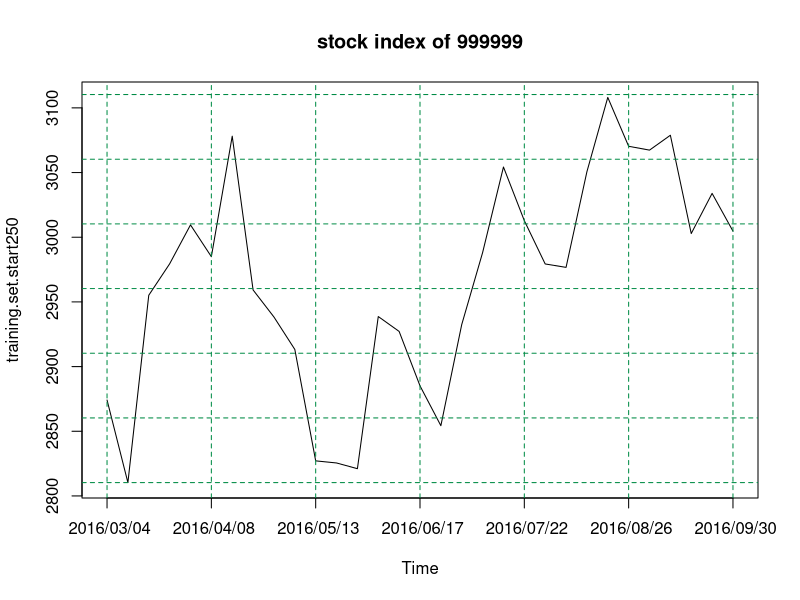
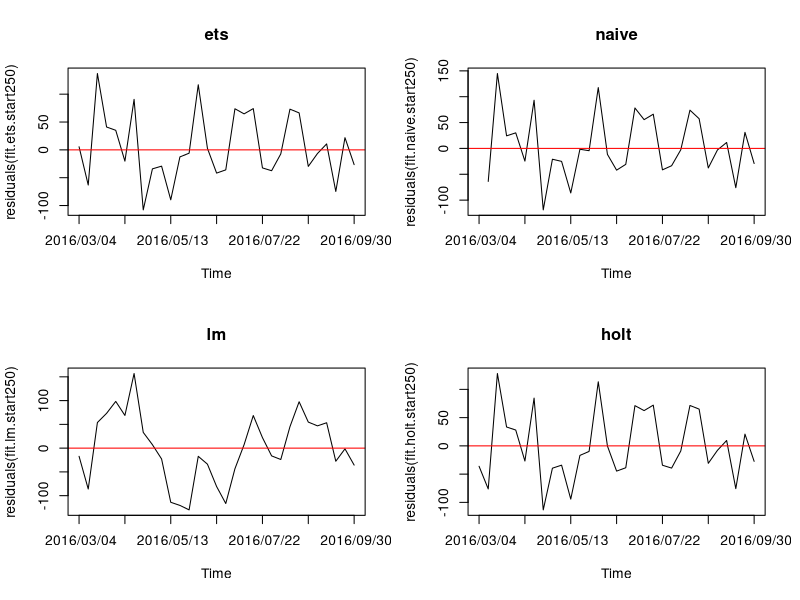
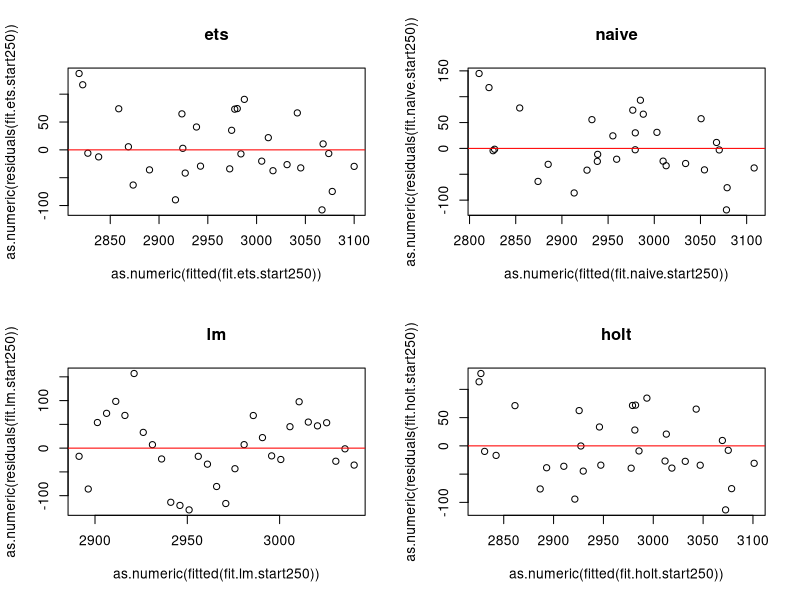
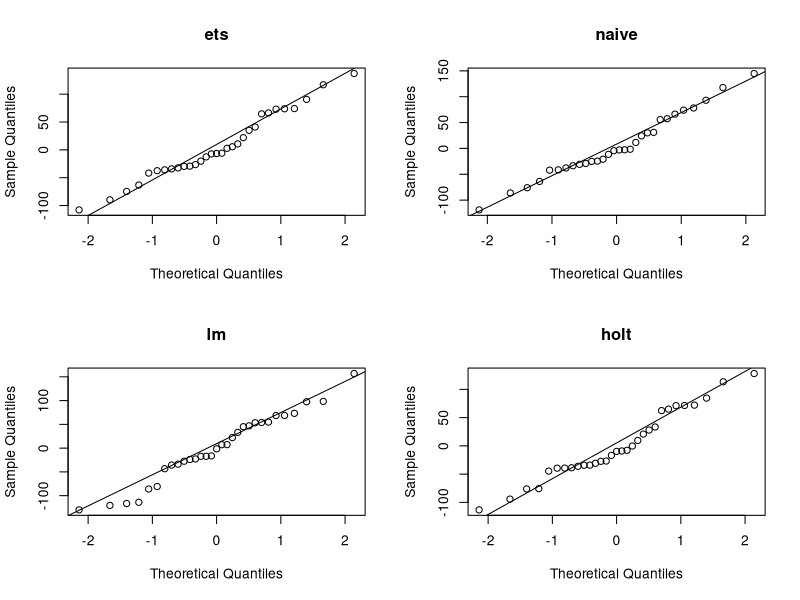
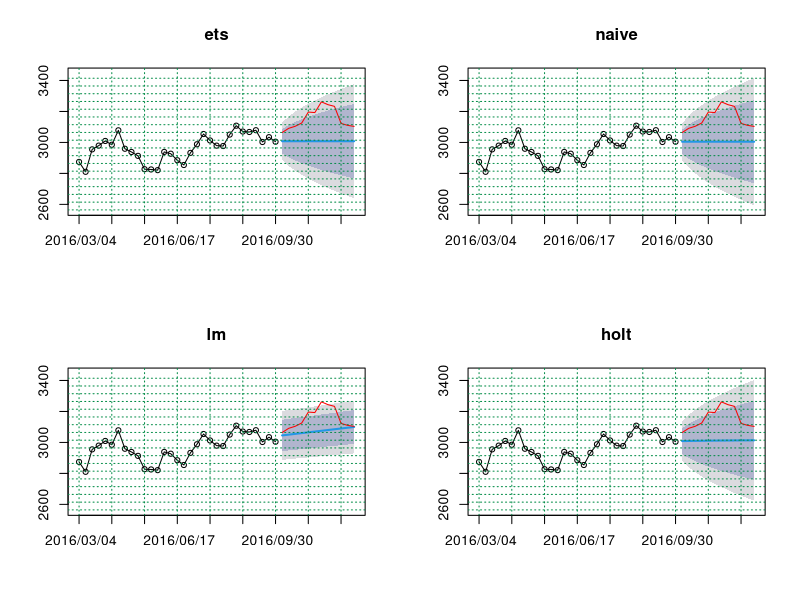
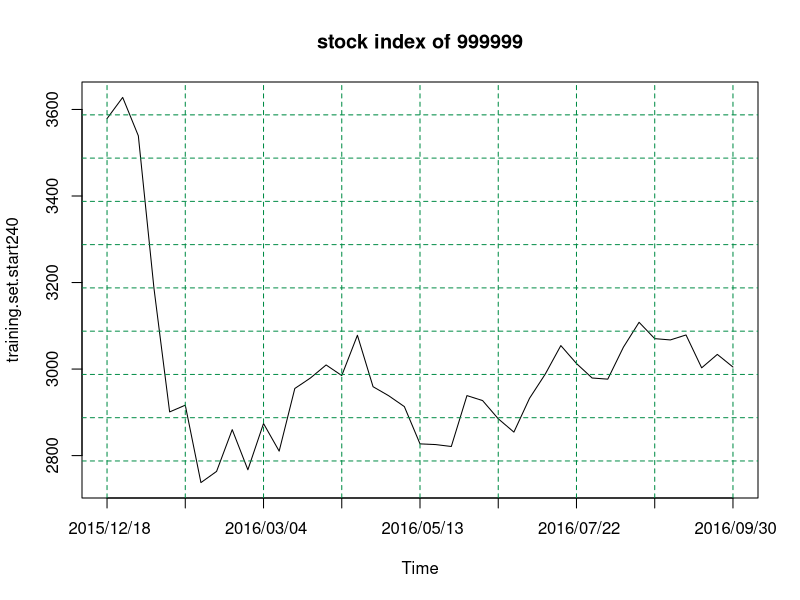
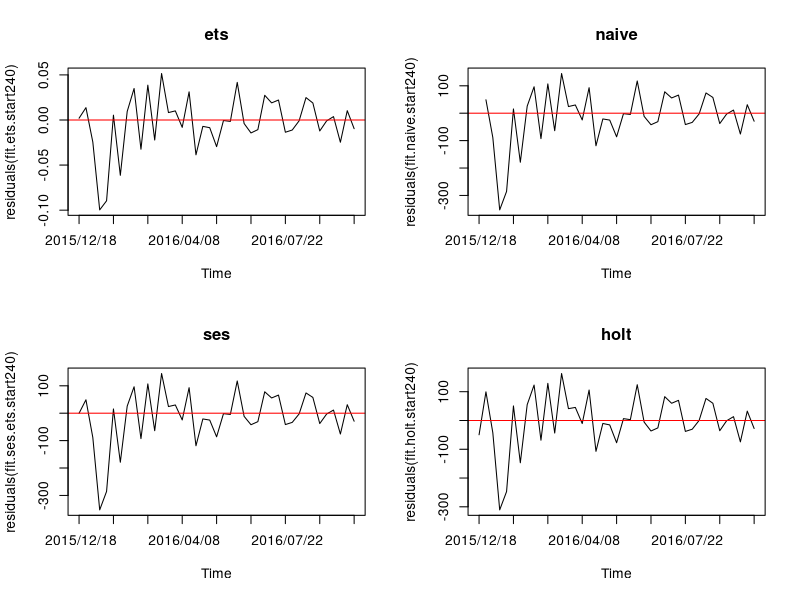
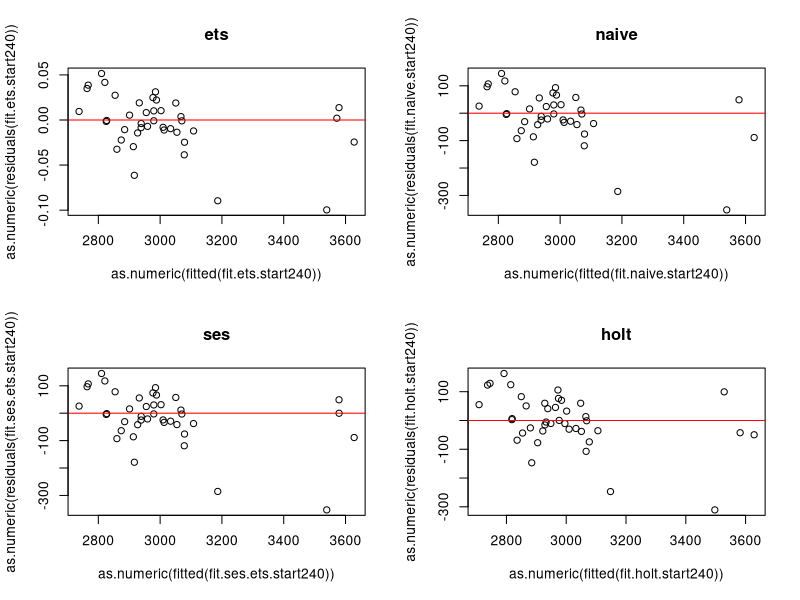

Reproduce these figures in R, in order.
## ---- chunk 1
suppressMessages(library(forecast))
suppressMessages(library(quantmod))
suppressMessages(library(TTR))

setwd("d://MyR//stock//")
original.data <- read.csv("999999.csv")
# View(original.data)
close.price <- as.ts(original.data[,5])

training.set.start250 <- window(close.price, start = 250, end = 280)
test.set <- window(close.price, start = 281)

training.set.start240 <- window(close.price, start = 240, end = 280)
## ---- chunk 2
# dev.off()
par(mfrow = c(1,1))

# plot(training.set.start250)
plot(training.set.start250, axes = FALSE, main = "stock index of 999999")
axis(1, 
     at = seq(tsp(training.set.start250)[1], tsp(training.set.start250)[2], 5), 
     labels = original.data[seq(tsp(training.set.start250)[1], 
                                tsp(training.set.start250)[2], 5), 1])
axis(2)
box()

abline(v = seq(tsp(training.set.start250)[1], tsp(training.set.start250)[2], 5), 
       col = "springgreen4", 
       lty = "dashed",
       lwd = par("lwd"))

abline(h = seq(min(training.set.start250) - 50, 
               max(training.set.start250) + 50, 50), 
       col = "springgreen4", 
       lty = "dashed",
       lwd = par("lwd"))


## ---- chunk 3

### ETS Model
fit.ets.start250 <- ets(training.set.start250)
#summary(fit.ets.start250)

### naive model
fit.naive.start250 <- naive(training.set.start250, h = length(test.set), 
                            level = c(80,95))
# summary(fit.naive.start250)

### ses model
# fit.ses.start250 <- ses(training.set.start250, h = length(test.set),  level = 60)
# summary(fit.ses.start250)

fit.lm.start250 <- forecast(tslm(training.set.start250 ~ trend), 
                            h = length(test.set),  level = c(80,95))


fit.holt.start250 <- holt(training.set.start250, 
                          h = length(test.set),  
                          damped = TRUE,
                          level = c(80,95))
# summary(fit.holt.start250)


## ---- chunk 4
df.training.set.start250 <- rbind(accuracy(fit.ets.start250),
            accuracy(fit.naive.start250),
            # accuracy(fit.ses.start250),
            accuracy(fit.lm.start250),
            accuracy(fit.holt.start250))

row.names(df.training.set.start250) <- c("ets","naive","lm","holt")
print(round(df.training.set.start250, 3))

## ---- chunk 5
# dev.off()
par(mfrow = c(2,2))

plot(residuals(fit.ets.start250), axes = FALSE, main = "ets")
abline(h = 0, col = "red")
axis(1, 
     at = seq(tsp(training.set.start250)[1], tsp(training.set.start250)[2], 5), 
     labels = original.data[seq(tsp(training.set.start250)[1], 
                                tsp(training.set.start250)[2], 5), 1])
axis(2)
box()

plot(residuals(fit.naive.start250), axes = FALSE, main = "naive")
abline(h = 0, col = "red")
axis(1, 
     at = seq(tsp(training.set.start250)[1], tsp(training.set.start250)[2], 5), 
     labels = original.data[seq(tsp(training.set.start250)[1], 
                                tsp(training.set.start250)[2], 5), 1])
axis(2)
box()

# plot(residuals(fit.ses.start250), axes = FALSE, main = "ses")
# abline(h = 0, col = "red")
# axis(1, 
#      at = seq(tsp(training.set.start250)[1], tsp(training.set.start250)[2], 5), 
#      labels = original.data[seq(tsp(training.set.start250)[1], 
#                                 tsp(training.set.start250)[2], 5), 1])
# axis(2)
# box()

plot(residuals(fit.lm.start250), axes = FALSE, main = "lm")
abline(h = 0, col = "red")
axis(1,
     at = seq(tsp(training.set.start250)[1], tsp(training.set.start250)[2], 5),
     labels = original.data[seq(tsp(training.set.start250)[1],
                                tsp(training.set.start250)[2], 5), 1])
axis(2)
box()


plot(residuals(fit.holt.start250), axes = FALSE, main = "holt")
abline(h = 0, col = "red")
axis(1, 
     at = seq(tsp(training.set.start250)[1], tsp(training.set.start250)[2], 5), 
     labels = original.data[seq(tsp(training.set.start250)[1], 
                                tsp(training.set.start250)[2], 5), 1])
axis(2)
box()


## ---- chunk 6
## Because the length of the training set is 30, so upppler limit of lag is 30 / 5

Box.test(residuals(fit.ets.start250), lag=6, fitdf=1)
Box.test(residuals(fit.ets.start250), lag=6, fitdf=1, type = "Lj")

Box.test(residuals(fit.naive.start250), lag=6, fitdf=0)
Box.test(residuals(fit.naive.start250), lag=6, fitdf=0, type = "Lj")

Box.test(residuals(fit.lm.start250), lag=6, fitdf=2)
Box.test(residuals(fit.lm.start250), lag=6, fitdf=2, type = "Lj")

Box.test(residuals(fit.holt.start250), lag=6, fitdf=3)
Box.test(residuals(fit.holt.start250), lag=6, fitdf=3, type = "Lj")

## ---- chunk 7
# dev.off()
par(mfrow = c(2,2))

plot(as.numeric(residuals(fit.ets.start250)) ~ as.numeric(fitted(fit.ets.start250)), 
     main = "ets")
abline(h = 0, col = "red")

plot(as.numeric(residuals(fit.naive.start250)) ~ as.numeric(fitted(fit.naive.start250)), 
     main = "naive")
abline(h = 0, col = "red")

# plot(as.numeric(residuals(fit.ses.start250)) ~ as.numeric(fitted(fit.ses.start250)), 
#      main = "ses")
# abline(h = 0, col = "red")

plot(as.numeric(residuals(fit.lm.start250)) ~ as.numeric(fitted(fit.lm.start250)),
     main = "lm")
abline(h = 0, col = "red")

plot(as.numeric(residuals(fit.holt.start250)) ~ as.numeric(fitted(fit.holt.start250)), 
     main = "holt")
abline(h = 0, col = "red")


## ---- chunk 8
# dev.off()
par(mfrow = c(2,2))

qqnorm(residuals(fit.ets.start250), main = "ets")
qqline(residuals(fit.ets.start250))

qqnorm(as.numeric(residuals(fit.naive.start250)), main = "naive")
qqline(residuals(fit.naive.start250))

# qqnorm(residuals(fit.ses.start250), main = "ses")
# qqline(residuals(fit.ses.start250))

qqnorm(residuals(fit.lm.start250), main = "lm")
qqline(residuals(fit.lm.start250))


qqnorm(residuals(fit.holt.start250), main = "holt")
qqline(residuals(fit.holt.start250))


## ---- chunk 9


df.test.set.start250 <- rbind(accuracy(forecast(fit.ets.start250, 
                                                h = length(test.set)), 
                                       test.set)[2,],
                              
            accuracy(fit.naive.start250, test.set)[2,],
            # accuracy(fit.ses.start250, test.set)[2,],
            
            accuracy(fit.lm.start250, test.set)[2,],
            accuracy(fit.holt.start250, test.set)[2,])

row.names(df.test.set.start250) <- c("ets","naive","lm","holt")
print(round(df.test.set.start250, 3))



## ---- chunk 10
# dev.off()

par(mfrow = c(2,2))


fc.ets.start250 <- forecast(fit.ets.start250, h = length(test.set), 
                            level = c(80,95))

ylim.upper <- max(c(test.set,
                    fc.ets.start250$upper, 
                    fc.ets.start250$x,
                    fit.naive.start250$upper,
                    fit.lm.start250$upper,
                    fit.holt.start250$upper)) + 30

ylim.lower <- min(c(test.set,
                    fc.ets.start250$lower, 
                    fc.ets.start250$x,
                    fit.naive.start250$lower,
                    fit.lm.start250$lower,
                    fit.holt.start250$lower)) - 30

###the 1st figure
plot(fc.ets.start250, ylim = c(ylim.lower, ylim.upper),
     type = "o", plot.conf = TRUE, shaded = TRUE, pi.col = "purple",
     axes = FALSE, main = "ets")
lines(test.set, col = "red")

axis(1, at = seq(tsp(training.set.start250)[1], tsp(close.price)[2], 5), 
     labels = original.data[seq(tsp(training.set.start250)[1], tsp(close.price)[2], 5), 1])
axis(2)
box()

abline(v = seq(tsp(training.set.start250)[1], tsp(close.price)[2], 5), 
       col = "springgreen4", 
       lty = "dotted",
       lwd = par("lwd"))

abline(h = seq(ylim.lower, ylim.upper, 50), 
       col = "springgreen4", 
       lty = "dotted",
       lwd = par("lwd"))

###the 2nd figure
plot(fit.naive.start250,  ylim = c(ylim.lower, ylim.upper),
     type = "o", plot.conf = TRUE, shaded = TRUE, pi.col = "purple",
     axes = FALSE,   main = "naive")

lines(test.set, col = "red")

axis(1, at = seq(tsp(training.set.start250)[1], tsp(close.price)[2], 5), 
     labels = original.data[seq(tsp(training.set.start250)[1], tsp(close.price)[2], 5), 1])
axis(2)
box()

abline(v = seq(tsp(training.set.start250)[1], tsp(close.price)[2], 5), 
       col = "springgreen4", 
       lty = "dotted",
       lwd = par("lwd"))

abline(h = seq(ylim.lower, ylim.upper, 50), 
       col = "springgreen4", 
       lty = "dotted",
       lwd = par("lwd"))

###the 3rd figure
# plot(fit.ses.start250, ylim = c(ylim.lower, ylim.upper),
#      type = "o", plot.conf = TRUE, shaded = FALSE, pi.col = "purple",
#      axes = FALSE,main = "ses")

plot(fit.lm.start250, ylim = c(ylim.lower, ylim.upper),
     type = "o", plot.conf = TRUE, shaded = TRUE, pi.col = "purple",
     axes = FALSE,main = "lm")

lines(test.set, col = "red")

axis(1, at = seq(tsp(training.set.start250)[1], tsp(close.price)[2], 5), 
     labels = original.data[seq(250, tsp(close.price)[2], 5), 1])
axis(2)
box()

abline(v = seq(tsp(training.set.start250)[1], tsp(close.price)[2], 5), 
       col = "springgreen4", 
       lty = "dotted",
       lwd = par("lwd"))

abline(h = seq(ylim.lower, ylim.upper, 50), 
       col = "springgreen4", 
       lty = "dotted",
       lwd = par("lwd"))

###the 4th figure
plot(fit.holt.start250, ylim = c(ylim.lower, ylim.upper),
     type = "o", plot.conf = TRUE, shaded = TRUE, pi.col = "purple",
     axes = FALSE,  main = "holt")

lines(test.set, col = "red")

axis(1, at = seq(tsp(training.set.start250)[1], tsp(close.price)[2], 5), 
     labels = original.data[seq(250, tsp(close.price)[2], 5), 1])
axis(2)
box()

abline(v = seq(tsp(training.set.start250)[1], tsp(close.price)[2], 5), 
       col = "springgreen4", 
       lty = "dotted",
       lwd = par("lwd"))

abline(h = seq(ylim.lower, ylim.upper, 50), 
       col = "springgreen4", 
       lty = "dotted",
       lwd = par("lwd"))

## ---- chunk 11
# dev.off()
par(mfrow = c(1,1))


# plot(training.set.start250)
plot(training.set.start240, axes = FALSE, main = "stock index of 999999")
axis(1, at = seq(tsp(training.set.start240)[1], tsp(training.set.start240)[2], 5), 
     labels = original.data[seq(tsp(training.set.start240)[1], tsp(training.set.start240)[2], 5), 1])
axis(2)
box()

abline(v = seq(tsp(training.set.start240)[1], tsp(training.set.start240)[2], 5), 
       col = "springgreen4", 
       lty = "dashed",
       lwd = par("lwd"))

abline(h = seq(min(training.set.start240) - 50, 
               max(training.set.start240) + 50, 100), 
       col = "springgreen4", 
       lty = "dashed",
       lwd = par("lwd"))


## ---- chunk 12

### ETS(MNN) Model
(fit.ets.start240 <- ets(training.set.start240))


### naive model
fit.naive.start240 <- naive(training.set.start240, 
                            h = length(test.set),
                            level = c(80,95))

# BoxCox.lambda(training.set.start240)
##fit.ses.start240 <- ses(BoxCox(training.set.start240, lambda = -0.5), level = 60, lambda = -0.5)
fit.ses.ets.start240 <- ets(training.set.start240, model = "ANN")
##forecast(fit.ses.ets, level = 60)

##accuracy(fit.ses.ets)

fit.holt.start240 <- holt(training.set.start240, 
                          h = length(test.set),
                          level = c(80,95), damped = TRUE)


## ---- chunk 13
df.training.set.start240 <- rbind(accuracy(fit.ets.start240),
            accuracy(fit.naive.start240),
            accuracy(fit.ses.ets.start240),
            accuracy(fit.holt.start240))

row.names(df.training.set.start240) <- c("ets","naive","ses","holt")

print(round(df.training.set.start240, 3))

## ---- chunk 14
# dev.off()
par(mfrow = c(2,2))

plot(residuals(fit.ets.start240), axes = FALSE, main = "ets")
abline(h = 0, col = "red")
axis(1, at = seq(tsp(training.set.start240)[1], tsp(training.set.start240)[2], 5), 
     labels = original.data[seq(tsp(training.set.start240)[1], tsp(training.set.start240)[2], 5), 1])
axis(2)
box()

plot(residuals(fit.naive.start240), axes = FALSE, main = "naive")
abline(h = 0, col = "red")
axis(1, at = seq(tsp(training.set.start240)[1], tsp(training.set.start240)[2], 5), 
     labels = original.data[seq(tsp(training.set.start240)[1], tsp(training.set.start240)[2], 5), 1])
axis(2)
box()

plot(residuals(fit.ses.ets.start240), axes = FALSE, main = "ses")
abline(h = 0, col = "red")
axis(1, at = seq(tsp(training.set.start240)[1], tsp(training.set.start240)[2], 5), 
     labels = original.data[seq(tsp(training.set.start240)[1], tsp(training.set.start240)[2], 5), 1])
axis(2)
box()

plot(residuals(fit.holt.start240), axes = FALSE, main = "holt")
abline(h = 0, col = "red")
axis(1, at = seq(tsp(training.set.start240)[1], tsp(training.set.start240)[2], 5), 
     labels = original.data[seq(tsp(training.set.start240)[1], tsp(training.set.start240)[2], 5), 1])
axis(2)
box()


## ---- chunk 15
Box.test(residuals(fit.ets.start240), lag=8, fitdf=1)
Box.test(residuals(fit.ets.start240), lag=8, fitdf=1, type = "Lj")

Box.test(residuals(fit.naive.start240), lag=8, fitdf=0)
Box.test(residuals(fit.naive.start240), lag=8, fitdf=0, type = "Lj")

Box.test(residuals(fit.ses.ets.start240), lag=8, fitdf=1)
Box.test(residuals(fit.ses.ets.start240), lag=8, fitdf=1, type = "Lj")

Box.test(residuals(fit.holt.start240), lag=8, fitdf=3)
Box.test(residuals(fit.holt.start240), lag=8, fitdf=3, type = "Lj")


## ---- chunk 16
# dev.off()
par(mfrow = c(2,2))

plot(as.numeric(residuals(fit.ets.start240)) ~ as.numeric(fitted(fit.ets.start240)), 
     main = "ets")
abline(h = 0, col = "red")

plot(as.numeric(residuals(fit.naive.start240)) ~ as.numeric(fitted(fit.naive.start240)), 
     main = "naive")
abline(h = 0, col = "red")

plot(as.numeric(residuals(fit.ses.ets.start240)) ~ as.numeric(fitted(fit.ses.ets.start240)), 
     main = "ses")
abline(h = 0, col = "red")

plot(as.numeric(residuals(fit.holt.start240)) ~ as.numeric(fitted(fit.holt.start240)), 
     main = "holt")
abline(h = 0, col = "red")


## ---- chunk 17
# dev.off()
par(mfrow = c(2,2))

qqnorm(residuals(fit.ets.start240), main = "ets")
qqline(residuals(fit.ets.start240))

qqnorm(as.numeric(residuals(fit.naive.start240)), main = "naive")
qqline(residuals(fit.naive.start240))

qqnorm(residuals(fit.ses.ets.start240), main = "ses")
qqline(residuals(fit.ses.ets.start240))

qqnorm(residuals(fit.holt.start240), main = "holt")
qqline(residuals(fit.holt.start240))


## ---- chunk 18

df.test.set.start240 <- rbind(accuracy(forecast(fit.ets.start240, 
                                                h = length(test.set)), 
                                       test.set)[2,],
                              
                              accuracy(fit.naive.start240, test.set)[2,],
                              
                              accuracy(forecast(fit.ses.ets.start240, 
                                                h = length(test.set)), 
                                       test.set)[2,],
                              
                              accuracy(fit.holt.start240, test.set)[2,])

row.names(df.test.set.start240) <- c("ets","naive","ses","holt")
print(round(df.test.set.start240, 3))

## ---- chunk 19
# dev.off()
fc.ets.start240 <- forecast(fit.ets.start240, h = length(test.set), 
                            level = c(80,95))

ylim.upper.start240 <- max(c(fc.ets.start240$upper, 
                    fc.ets.start240$x,
                    fit.naive.start240$upper,
                    fit.ses.ets.start240$upper,
                    fit.holt.start240$upper)) + 30

ylim.lower.start240 <- min(c(fc.ets.start240$lower, 
                    fc.ets.start240$x,
                    fit.naive.start240$lower,
                    fit.ses.ets.start240$lower,
                    fit.holt.start240$lower)) - 30


par(mfrow = c(2,2))

###the 1st figure
plot(fc.ets.start240, 
     ylim = c(ylim.lower.start240, ylim.upper.start240),
     type = "o", plot.conf = TRUE, shaded = TRUE, pi.col = "purple",
     axes = FALSE, main = "ets")
lines(test.set, col = "red")

axis(1, at = seq(tsp(training.set.start240)[1], tsp(close.price)[2], 5), 
     labels = original.data[seq(tsp(training.set.start240)[1], tsp(close.price)[2], 5), 1])
axis(2)
box()

abline(v = seq(tsp(training.set.start240)[1], tsp(close.price)[2], 5), 
       col = "springgreen4", 
       lty = "dotted",
       lwd = par("lwd"))

abline(h = seq(ylim.lower.start240, ylim.upper.start240, 50), 
       col = "springgreen4", 
       lty = "dotted",
       lwd = par("lwd"))

###the 2nd figure
plot(fit.naive.start240,  ylim = c(ylim.lower.start240, ylim.upper.start240),
     type = "o", plot.conf = TRUE, shaded = TRUE, pi.col = "purple",
     axes = FALSE,   main = "naive")

lines(test.set, col = "red")

axis(1, at = seq(tsp(training.set.start240)[1], tsp(close.price)[2], 5), 
     labels = original.data[seq(tsp(training.set.start240)[1], tsp(close.price)[2], 5), 1])
axis(2)
box()

abline(v = seq(tsp(training.set.start240)[1], tsp(close.price)[2], 5), 
       col = "springgreen4", 
       lty = "dotted",
       lwd = par("lwd"))

abline(h = seq(ylim.lower.start240, ylim.upper.start240, 50), 
       col = "springgreen4", 
       lty = "dotted",
       lwd = par("lwd"))

###the 3rd figure

plot(forecast(fit.ses.ets.start240, h = length(test.set), level = c(80,95)), 
     ylim = c(ylim.lower.start240, ylim.upper.start240),
     type = "o", plot.conf = TRUE, shaded = TRUE, pi.col = "purple",
     axes = FALSE, main = "ets")
lines(test.set, col = "red")

axis(1, at = seq(tsp(training.set.start240)[1], tsp(close.price)[2], 5), 
     labels = original.data[seq(tsp(training.set.start240)[1], tsp(close.price)[2], 5), 1])
axis(2)
box()

abline(v = seq(tsp(training.set.start240)[1], tsp(close.price)[2], 5), 
       col = "springgreen4", 
       lty = "dotted",
       lwd = par("lwd"))

abline(h = seq(ylim.lower.start240, ylim.upper.start240, 50), 
       col = "springgreen4", 
       lty = "dotted",
       lwd = par("lwd"))

###the 4th figure
plot(fit.holt.start240, ylim = c(ylim.lower.start240, ylim.upper.start240),
     type = "o", plot.conf = TRUE, shaded = TRUE, pi.col = "purple",
     axes = FALSE,  main = "holt")

lines(test.set, col = "red")

axis(1, at = seq(tsp(training.set.start240)[1], tsp(close.price)[2], 5), 
     labels = original.data[seq(tsp(training.set.start240)[1], tsp(close.price)[2], 5), 1])
axis(2)
box()

abline(v = seq(tsp(training.set.start240)[1], tsp(close.price)[2], 5), 
       col = "springgreen4", 
       lty = "dotted",
       lwd = par("lwd"))

abline(h = seq(ylim.lower.start240, ylim.upper.start240, 50), 
       col = "springgreen4", 
       lty = "dotted",
       lwd = par("lwd"))
## ---- chunk 20
Box.test(residuals(fit.holt.start250), lag=6, fitdf=3)
Box.test(residuals(fit.holt.start250), lag=6, fitdf=3, type = "Lj")

Box.test(residuals(fit.ets.start240), lag=8, fitdf=1)
Box.test(residuals(fit.ets.start240), lag=8, fitdf=1, type = "Lj")
## ---- chunk 21
# dev.off()
par(mfrow = c(1,2))

plot(as.numeric(residuals(fit.holt.start250)) ~ as.numeric(fitted(fit.holt.start250)), 
     main = "Holt model for data between 2016-3 and 2016-9")
abline(h = 0, col = "red")

plot(as.numeric(residuals(fit.ets.start240)) ~ as.numeric(fitted(fit.ets.start240)), 
     main = "ETS(MNN) model for data between 2015-12 and 2016-9")
abline(h = 0, col = "red")

## ---- chunk 22
# dev.off()
par(mfrow = c(1,2))

qqnorm(residuals(fit.holt.start250), main = "Holt model for data between 2016-3 and 2016-9")
qqline(residuals(fit.holt.start250))

qqnorm(residuals(fit.ets.start240), main = "ETS(MNN) model for data between 2015-12 and 2016-9")
qqline(residuals(fit.ets.start240))

## ---- chunk 23
df.test.set.comparison <- rbind(accuracy(forecast(fit.holt.start250, h = length(test.set)), test.set)[2,],
            accuracy(forecast(fit.ets.start240, h = length(test.set)), test.set)[2,])

row.names(df.test.set.comparison) <- c("Holt 16/3", "ETS 15/12")
print(round(df.test.set.comparison, 3))


## ---- chunk 24
# dev.off()

ylim.upper.comparison <- max(c(fc.ets.start240$upper, 
                    fc.ets.start240$x,
                    fit.holt.start250$upper)) + 30

ylim.lower.comparison <- min(c(fc.ets.start240$lower, 
                    fc.ets.start240$x,
                    fit.holt.start250$lower)) - 30


par(mfrow = c(1,2))


plot(fit.holt.start250, 
     ylim = c(ylim.lower.comparison, ylim.upper.comparison),
     type = "o", plot.conf = TRUE, shaded = TRUE, pi.col = "purple",
     axes = FALSE, main = "Holt model for data between 2016-3 and 2016-9")
lines(test.set, col = "red")

axis(1, at = seq(tsp(training.set.start250)[1], length(close.price), 5), 
     labels = FALSE)

text(seq(tsp(training.set.start250)[1], length(close.price), 5), 
     par("usr")[3] - 60, 
     labels = original.data[seq(tsp(training.set.start250)[1], length(close.price), 5), 1], 
     srt = 45, 
     pos = 1, 
     xpd = TRUE)

axis(2)
box()

abline(v = seq(tsp(training.set.start250)[1], length(close.price), 5), 
       col = "springgreen4", 
       lty = "dotted",
       lwd = par("lwd"))

abline(h = seq(ylim.lower.comparison, ylim.upper.comparison, 50), 
       col = "springgreen4", 
       lty = "dotted",
       lwd = par("lwd"))



###"ETS(MNN) model for data between 2015-12 and 2016-9"
plot(fc.ets.start240, 
     ylim = c(ylim.lower.comparison, ylim.upper.comparison),
     type = "o", plot.conf = TRUE, shaded = TRUE, pi.col = "purple",
     axes = FALSE, main = "ETS(MNN) model for data between 2015-12 and 2016-9")
lines(test.set, col = "red")
axis(1, at = seq(tsp(training.set.start240)[1], length(close.price), 5), 
     labels = FALSE)

text(seq(240, length(close.price), 5), 
     par("usr")[3] - 60, 
     labels = original.data[seq(tsp(training.set.start240)[1], length(close.price), 5), 1], 
     srt = 45, 
     pos = 1, 
     xpd = TRUE)


axis(2)
box()

abline(v = seq(tsp(training.set.start240)[1], length(close.price), 5), 
       col = "springgreen4", 
       lty = "dotted",
       lwd = par("lwd"))

abline(h = seq(ylim.lower.comparison, ylim.upper.comparison, 50), 
       col = "springgreen4", 
       lty = "dotted",
       lwd = par("lwd"))

## ---- chunk 25

review.length = 5

refined.training.set <- 
        window(close.price, start = 250, end = length(close.price) - review.length)

refined.test.set <- window(close.price,
                           start = length(close.price) - review.length + 1)


refined.fit.holt.last5weeks <- holt(refined.training.set, 
                          h = review.length,  
                          damped = TRUE,
                          level = c(80,95))


summary(refined.fit.holt.last5weeks)

refined.fit.ets.last5weeks <- forecast(ets(refined.training.set), 
                          h = review.length,  
                          level = c(80,95))


summary(refined.fit.ets.last5weeks)


ylim.upper.last5weeks <- max(c(refined.fit.holt.last5weeks$upper, 
                           refined.fit.holt.last5weeks$x, 
                           refined.fit.ets.last5weeks$upper,
                           refined.test.set)) + 30

ylim.lower.last5weeks <- min(c(refined.fit.holt.last5weeks$lower, 
                           refined.fit.holt.last5weeks$x,
                           refined.fit.ets.last5weeks$lower,
                           refined.test.set)) - 30

par(mfrow = c(1,2))
plot(refined.fit.holt.last5weeks,
     ylim = c(ylim.lower.last5weeks, ylim.upper.last5weeks),
     type = "o", plot.conf = TRUE, shaded = TRUE, 
     fcol = "red", pi.col = "red",
     axes = FALSE, main = "Forecast for the last 5 weeks using Holt model")

lines(window(close.price, start = tsp(refined.training.set)[1]), 
      type = "o")

lines(fitted(refined.fit.holt.last5weeks), col = "red")

axis(1, at = seq(tsp(refined.training.set)[1], length(close.price), 5), 
     labels = original.data[seq(tsp(refined.training.set)[1], length(close.price), 5), 1])
axis(2)
box()

abline(v = seq(tsp(refined.training.set)[1], length(close.price), 5),
       col = "springgreen4",
       lty = "dotted",
       lwd = par("lwd"))

abline(h = seq(ylim.lower.last5weeks, ylim.upper.last5weeks, 50),
       col = "springgreen4",
       lty = "dotted",
       lwd = par("lwd"))


plot(refined.fit.ets.last5weeks,
     ylim = c(ylim.lower.last5weeks, ylim.upper.last5weeks),
     type = "o", plot.conf = TRUE, shaded = TRUE, 
     fcol = "red", pi.col = "red",
     axes = FALSE, main = "Forecast for the last 5 weeks using ETS model")

lines(window(close.price, start = tsp(refined.training.set)[1]), 
      type = "o")

lines(fitted(refined.fit.ets.last5weeks), col = "red")

axis(1, at = seq(tsp(refined.training.set)[1], length(close.price), 5), 
     labels = original.data[seq(tsp(refined.training.set)[1], length(close.price), 5), 1])
axis(2)
box()

abline(v = seq(tsp(refined.training.set)[1], length(close.price), 5),
       col = "springgreen4",
       lty = "dotted",
       lwd = par("lwd"))

abline(h = seq(ylim.lower.last5weeks, ylim.upper.last5weeks, 50),
       col = "springgreen4",
       lty = "dotted",
       lwd = par("lwd"))

## ---- chunk 26

refined.dataset.last.week <- window(close.price, start = 250, end = length(close.price) - 1)


refined.fit.holt.last.week <- holt(refined.dataset.last.week, 
                          h = 1,  
                          damped = TRUE,
                          level = 80)


refined.fit.ets.last.week <- forecast(ets(refined.dataset.last.week), 
                          h = 1,  
                          level = 80)


ylim.upper.last.week <- max(c(refined.fit.holt.last.week$upper, 
                              refined.fit.holt.last.week$x,
                              refined.fit.ets.last.week$upper)) + 30

ylim.lower.last.week <- min(c(refined.fit.holt.last.week$lower, 
                              refined.fit.holt.last.week$x,
                              refined.fit.ets.last.week$lower)) - 30

par(mfrow = c(1,2))
plot(refined.fit.holt.last.week,
     ylim = c(ylim.lower.last.week, ylim.upper.last.week),
     type = "o", plot.conf = TRUE, shaded = FALSE, 
     fcol = "red", pi.col = "red",
     axes = FALSE, main = "Forecast for the last week using Holt model")


lines(window(close.price, start = tsp(refined.dataset.last.week)[1]), 
      type = "o")

lines(fitted(refined.fit.holt.last.week), col = "red")

axis(1, at = seq(tsp(refined.dataset.last.week)[1], length(close.price), 5), 
     labels = original.data[seq(tsp(refined.dataset.last.week)[1], length(close.price), 5), 1])
axis(2)
box()

abline(v = seq(tsp(refined.dataset.last.week)[1], length(close.price), 5),
       col = "springgreen4",
       lty = "dotted",
       lwd = par("lwd"))

abline(h = seq(ylim.lower.last.week, ylim.upper.last.week, 50),
       col = "springgreen4",
       lty = "dotted",
       lwd = par("lwd"))

plot(refined.fit.ets.last.week,
     ylim = c(ylim.lower.last.week, ylim.upper.last.week),
     type = "o", plot.conf = TRUE, shaded = FALSE, 
     fcol = "red", pi.col = "red",
     axes = FALSE, main = "Forecast for the last week using ETS model")


lines(window(close.price, start = tsp(refined.dataset.last.week)[1]), 
      type = "o")

lines(fitted(refined.fit.ets.last.week), col = "red")

axis(1, at = seq(tsp(refined.dataset.last.week)[1], length(close.price), 5), 
     labels = original.data[seq(tsp(refined.dataset.last.week)[1], length(close.price), 5), 1])
axis(2)
box()

abline(v = seq(tsp(refined.dataset.last.week)[1], length(close.price), 5),
       col = "springgreen4",
       lty = "dotted",
       lwd = par("lwd"))

abline(h = seq(ylim.lower.last.week, ylim.upper.last.week, 50),
       col = "springgreen4",
       lty = "dotted",
       lwd = par("lwd"))

summary(refined.fit.holt.last.week)

summary(refined.fit.ets.last.week)


## ---- chunk 27

prediction.length = 3

refined.fit.holt <- holt(window(close.price, start = 250), 
                          h = prediction.length,  
                          damped = TRUE,
                          level = 80)

refined.fit.ets <- forecast(ets(window(close.price, start = 250)), 
                          h = prediction.length,  
                          level = 80)

ylim.upper <- max(c(refined.fit.holt$upper, 
                    refined.fit.holt$x,
                    refined.fit.ets$upper)) + 30


ylim.lower <- min(c(refined.fit.holt$lower, 
                    refined.fit.holt$x,
                    refined.fit.ets$lower)) - 30

par(mfrow = c(1,2))
plot(refined.fit.holt, ylim = c(ylim.lower, ylim.upper),
     type = "o", plot.conf = TRUE, shaded = FALSE, 
     fcol = "red", pi.col = "red",
     axes = FALSE, main = "Forecast for the next 3 weeks using Holt model")

lines(fitted(refined.fit.holt), col = "red")

axis(1, at = seq(tsp(refined.fit.holt$x)[1], length(close.price), 5), 
     labels = original.data[seq(tsp(refined.fit.holt$x)[1], length(close.price), 5), 1])
axis(2)
box()

abline(v = seq(tsp(refined.fit.holt$x)[1], length(close.price), 5), 
       col = "springgreen4", 
       lty = "dotted",
       lwd = par("lwd"))

abline(h = seq(ylim.lower, ylim.upper, 50), 
       col = "springgreen4", 
       lty = "dotted",
       lwd = par("lwd"))

plot(refined.fit.ets, ylim = c(ylim.lower, ylim.upper),
     type = "o", plot.conf = TRUE, shaded = FALSE, 
     fcol = "red", pi.col = "red",
     axes = FALSE, main = "Forecast for the next 3 weeks using ETS model")

lines(fitted(refined.fit.ets), col = "red")

axis(1, at = seq(tsp(refined.fit.ets$x)[1], length(close.price), 5), 
     labels = original.data[seq(tsp(refined.fit.ets$x)[1], length(close.price), 5), 1])
axis(2)
box()

abline(v = seq(tsp(refined.fit.ets$x)[1], length(close.price), 5), 
       col = "springgreen4", 
       lty = "dotted",
       lwd = par("lwd"))

abline(h = seq(ylim.lower, ylim.upper, 50), 
       col = "springgreen4", 
       lty = "dotted",
       lwd = par("lwd"))


summary(refined.fit.holt)
summary(refined.fit.ets)

